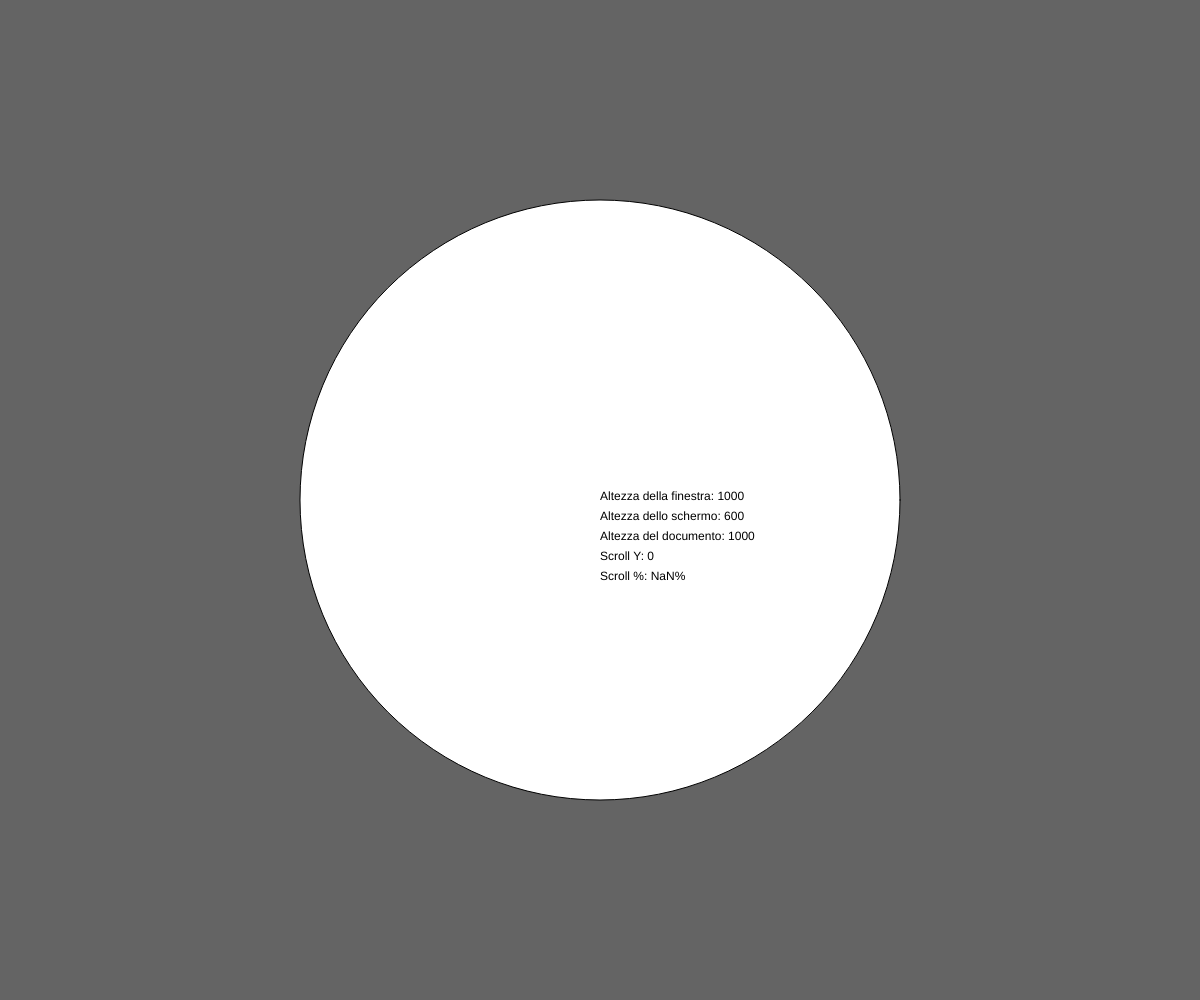
Frame 1 (no input)
Frame 60 (no input): identical to frame 1, image omitted
Frame 120 (the mouse pressed at the canvas centre since frame 60): identical to frame 1, image omitted

The p5.js sketch that drew this single still picture (run headless with seeded random() and noise() and a simulated clock; from frame 60 on, the mouse is pressed at the canvas centre):

// p5.js sketch
// ── sketch.js
let scrollPercent = 0;

function setup() {
  createCanvas(windowWidth, windowHeight);
}

function draw() {
  background(100);
  circle(width/2,height/2,width/2)
  
  text("Altezza della finestra: " + windowHeight, windowWidth/2, windowHeight/2);
  text("Altezza dello schermo: " + displayHeight, windowWidth/2, windowHeight/2+20);
  text("Altezza del documento: "+ Math.max( document.body.scrollHeight, document.documentElement.scrollHeight, document.body.offsetHeight, document.documentElement.offsetHeight, document.body.clientHeight, document.documentElement.clientHeight), windowWidth/2, windowHeight/2+40);
  
    scrollYPos = window.scrollY; // Aggiorna la variabile di scorrimento
  
  text("Scroll Y: " + scrollYPos, windowWidth/2, windowHeight/2+60);
  
  let documentHeight = document.documentElement.scrollHeight - windowHeight; //altezza scrollabile
  scrollPercent = (window.scrollY / documentHeight) * 100;
  text("Scroll %: " + scrollPercent.toFixed(2) + "%", windowWidth/2, windowHeight/2+80);
}

function windowResized() {
  resizeCanvas(windowWidth, windowHeight);
}
